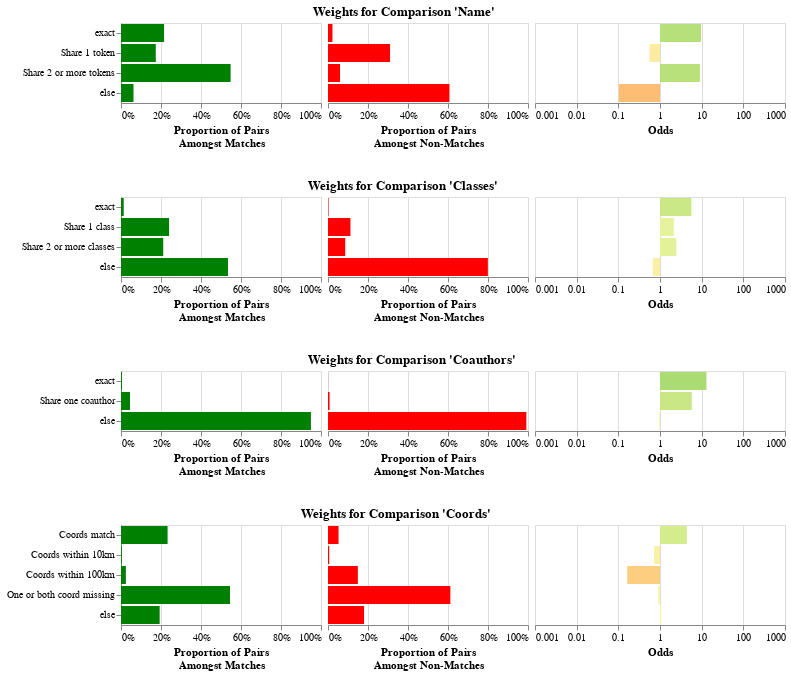

The code cell stored with this chart in its notebook:
### Markdown cell above
The result above is the blocked table, with a column added for every `Comparison`.
The value of each column is the level that the record pair matched at.
For example, there is now a "Name" column,
filled with values like "exact_name_cleaned", "exact_name_first3", etc.

Now that we have our features, we can use the Fellegi-Sunter model to train weights
for each of these features. This is a probabilistic model that is based on the concept
of odds. When you see an exact match on name, that increases the odds of a match
by some amount, maybe 50x. When you see a non-match on name, that decreases the odds
of a match by some amount, maybe 0.1x. We can either train this from labeled data,
or we can use unlabeled data using an algorithm called "Expectation Maximization".

### Code cell
from mismo.fs import train_comparisons  # noqa: E402

weights = train_comparisons(comparisons, featured, featured, max_pairs=10_000, seed=42)
# Can save and load weights
# weights.to_json("weights.json")
# weights = ComparisonWeights.from_json("weights.json")
weights.plot()

### Figure 1 — Vega-Lite specification as saved in the notebook (floating-point values rounded to 4 significant figures)
{"config": {"view": {"continuousWidth": 300, "continuousHeight": 300}}, "vconcat": [{"hconcat": [{"data": {"name": "data-67633b34ec5baa9b16544aa3c29f2efc"}, "mark": {"type": "bar"}, "encoding": {"color": {"value": "green"}, "tooltip": [{"field": "level", "title": "Level", "type": "nominal"}, {"field": "m", "format": "%", "title": "Proportion Amongst Matching Pairs", "type": "quantitative"}, {"field": "u", "format": "%", "title": "Proportion Amongst Non-Matching Pairs", "type": "quantitative"}, {"field": "odds", "format": "f", "title": "Odds", "type": "quantitative"}, {"field": "explanation", "title": "Explanation", "type": "nominal"}], "x": {"axis": {"format": "%"}, "field": "m", "scale": {"domain": [0, 1]}, "title": ["Proportion of Pairs", "Amongst Matches"], "type": "quantitative"}, "y": {"axis": {}, "field": "level", "sort": {"field": "level_order"}, "title": null, "type": "nominal"}}, "name": "view_8", "width": 200}, {"data": {"name": "data-67633b34ec5baa9b16544aa3c29f2efc"}, "mark": {"type": "bar"}, "encoding": {"color": {"value": "red"}, "tooltip": [{"field": "level", "title": "Level", "type": "nominal"}, {"field": "m", "format": "%", "title": "Proportion Amongst Matching Pairs", "type": "quantitative"}, {"field": "u", "format": "%", "title": "Proportion Amongst Non-Matching Pairs", "type": "quantitative"}, {"field": "odds", "format": "f", "title": "Odds", "type": "quantitative"}, {"field": "explanation", "title": "Explanation", "type": "nominal"}], "x": {"axis": {"format": "%"}, "field": "u", "scale": {"domain": [0, 1]}, "title": ["Proportion of Pairs", "Amongst Non-Matches"], "type": "quantitative"}, "y": {"axis": null, "field": "level", "sort": {"field": "level_order"}, "title": null, "type": "nominal"}}, "name": "view_9", "width": 200}, {"data": {"name": "data-67633b34ec5baa9b16544aa3c29f2efc"}, "mark": {"type": "bar"}, "encoding": {"color": {"field": "log_odds", "legend": null, "scale": {"domainMax": 3, "domainMid": 0, "domainMin": -3, "scheme": "redyellowgreen"}, "title": "Log Odds", "type": "quantitative"}, "tooltip": [{"field": "level", "title": "Level", "type": "nominal"}, {"field": "m", "format": "%", "title": "Proportion Amongst Matching Pairs", "type": "quantitative"}, {"field": "u", "format": "%", "title": "Proportion Amongst Non-Matching Pairs", "type": "quantitative"}, {"field": "odds", "format": "f", "title": "Odds", "type": "quantitative"}, {"field": "explanation", "title": "Explanation", "type": "nominal"}], "x": {"axis": {"labelExpr": "pow(10,datum.value)"}, "field": "log_odds", "scale": {"domain": [-3, 3]}, "title": "Odds", "type": "quantitative"}, "y": {"axis": null, "field": "level", "sort": {"field": "level_order"}, "title": null, "type": "nominal"}}, "name": "view_10", "width": 250}], "spacing": 5, "title": {"text": "Weights for Comparison 'Name'", "anchor": "middle"}}, {"hconcat": [{"data": {"name": "data-e0a94092304934011daa0875489ed2f8"}, "mark": {"type": "bar"}, "encoding": {"color": {"value": "green"}, "tooltip": [{"field": "level", "title": "Level", "type": "nominal"}, {"field": "m", "format": "%", "title": "Proportion Amongst Matching Pairs", "type": "quantitative"}, {"field": "u", "format": "%", "title": "Proportion Amongst Non-Matching Pairs", "type": "quantitative"}, {"field": "odds", "format": "f", "title": "Odds", "type": "quantitative"}, {"field": "explanation", "title": "Explanation", "type": "nominal"}], "x": {"axis": {"format": "%"}, "field": "m", "scale": {"domain": [0, 1]}, "title": ["Proportion of Pairs", "Amongst Matches"], "type": "quantitative"}, "y": {"axis": {}, "field": "level", "sort": {"field": "level_order"}, "title": null, "type": "nominal"}}, "name": "view_11", "width": 200}, {"data": {"name": "data-e0a94092304934011daa0875489ed2f8"}, "mark": {"type": "bar"}, "encoding": {"color": {"value": "red"}, "tooltip": [{"field": "level", "title": "Level", "type": "nominal"}, {"field": "m", "format": "%", "title": "Proportion Amongst Matching Pairs", "type": "quantitative"}, {"field": "u", "format": "%", "title": "Proportion Amongst Non-Matching Pairs", "type": "quantitative"}, {"field": "odds", "format": "f", "title": "Odds", "type": "quantitative"}, {"field": "explanation", "title": "Explanation", "type": "nominal"}], "x": {"axis": {"format": "%"}, "field": "u", "scale": {"domain": [0, 1]}, "title": ["Proportion of Pairs", "Amongst Non-Matches"], "type": "quantitative"}, "y": {"axis": null, "field": "level", "sort": {"field": "level_order"}, "title": null, "type": "nominal"}}, "name": "view_12", "width": 200}, {"data": {"name": "data-e0a94092304934011daa0875489ed2f8"}, "mark": {"type": "bar"}, "encoding": {"color": {"field": "log_odds", "legend": null, "scale": {"domainMax": 3, "domainMid": 0, "domainMin": -3, "scheme": "redyellowgreen"}, "title": "Log Odds", "type": "quantitative"}, "tooltip": [{"field": "level", "title": "Level", "type": "nominal"}, {"field": "m", "format": "%", "title": "Proportion Amongst Matching Pairs", "type": "quantitative"}, {"field": "u", "format": "%", "title": "Proportion Amongst Non-Matching Pairs", "type": "quantitative"}, {"field": "odds", "format": "f", "title": "Odds", "type": "quantitative"}, {"field": "explanation", "title": "Explanation", "type": "nominal"}], "x": {"axis": {"labelExpr": "pow(10,datum.value)"}, "field": "log_odds", "scale": {"domain": [-3, 3]}, "title": "Odds", "type": "quantitative"}, "y": {"axis": null, "field": "level", "sort": {"field": "level_order"}, "title": null, "type": "nominal"}}, "name": "view_13", "width": 250}], "spacing": 5, "title": {"text": "Weights for Comparison 'Classes'", "anchor": "middle"}}, {"hconcat": [{"data": {"name": "data-843fbf7a63b5abaa123ff6384667f54b"}, "mark": {"type": "bar"}, "encoding": {"color": {"value": "green"}, "tooltip": [{"field": "level", "title": "Level", "type": "nominal"}, {"field": "m", "format": "%", "title": "Proportion Amongst Matching Pairs", "type": "quantitative"}, {"field": "u", "format": "%", "title": "Proportion Amongst Non-Matching Pairs", "type": "quantitative"}, {"field": "odds", "format": "f", "title": "Odds", "type": "quantitative"}, {"field": "explanation", "title": "Explanation", "type": "nominal"}], "x": {"axis": {"format": "%"}, "field": "m", "scale": {"domain": [0, 1]}, "title": ["Proportion of Pairs", "Amongst Matches"], "type": "quantitative"}, "y": {"axis": {}, "field": "level", "sort": {"field": "level_order"}, "title": null, "type": "nominal"}}, "name": "view_14", "width": 200}, {"data": {"name": "data-843fbf7a63b5abaa123ff6384667f54b"}, "mark": {"type": "bar"}, "encoding": {"color": {"value": "red"}, "tooltip": [{"field": "level", "title": "Level", "type": "nominal"}, {"field": "m", "format": "%", "title": "Proportion Amongst Matching Pairs", "type": "quantitative"}, {"field": "u", "format": "%", "title": "Proportion Amongst Non-Matching Pairs", "type": "quantitative"}, {"field": "odds", "format": "f", "title": "Odds", "type": "quantitative"}, {"field": "explanation", "title": "Explanation", "type": "nominal"}], "x": {"axis": {"format": "%"}, "field": "u", "scale": {"domain": [0, 1]}, "title": ["Proportion of Pairs", "Amongst Non-Matches"], "type": "quantitative"}, "y": {"axis": null, "field": "level", "sort": {"field": "level_order"}, "title": null, "type": "nominal"}}, "name": "view_15", "width": 200}, {"data": {"name": "data-843fbf7a63b5abaa123ff6384667f54b"}, "mark": {"type": "bar"}, "encoding": {"color": {"field": "log_odds", "legend": null, "scale": {"domainMax": 3, "domainMid": 0, "domainMin": -3, "scheme": "redyellowgreen"}, "title": "Log Odds", "type": "quantitative"}, "tooltip": [{"field": "level", "title": "Level", "type": "nominal"}, {"field": "m", "format": "%", "title": "Proportion Amongst Matching Pairs", "type": "quantitative"}, {"field": "u", "format": "%", "title": "Proportion Amongst Non-Matching Pairs", "type": "quantitative"}, {"field": "odds", "format": "f", "title": "Odds", "type": "quantitative"}, {"field": "explanation", "title": "Explanation", "type": "nominal"}], "x": {"axis": {"labelExpr": "pow(10,datum.value)"}, "field": "log_odds", "scale": {"domain": [-3, 3]}, "title": "Odds", "type": "quantitative"}, "y": {"axis": null, "field": "level", "sort": {"field": "level_order"}, "title": null, "type": "nominal"}}, "name": "view_16", "width": 250}], "spacing": 5, "title": {"text": "Weights for Comparison 'Coauthors'", "anchor": "middle"}}, {"hconcat": [{"data": {"name": "data-460e972f5bbeb3b2d474856afafaffad"}, "mark": {"type": "bar"}, "encoding": {"color": {"value": "green"}, "tooltip": [{"field": "level", "title": "Level", "type": "nominal"}, {"field": "m", "format": "%", "title": "Proportion Amongst Matching Pairs", "type": "quantitative"}, {"field": "u", "format": "%", "title": "Proportion Amongst Non-Matching Pairs", "type": "quantitative"}, {"field": "odds", "format": "f", "title": "Odds", "type": "quantitative"}, {"field": "explanation", "title": "Explanation", "type": "nominal"}], "x": {"axis": {"format": "%"}, "field": "m", "scale": {"domain": [0, 1]}, "title": ["Proportion of Pairs", "Amongst Matches"], "type": "quantitative"}, "y": {"axis": {}, "field": "level", "sort": {"field": "level_order"}, "title": null, "type": "nominal"}}, "name": "view_17", "width": 200}, {"data": {"name": "data-460e972f5bbeb3b2d474856afafaffad"}, "mark": {"type": "bar"}, "encoding": {"color": {"value": "red"}, "tooltip": [{"field": "level", "title": "Level", "type": "nominal"}, {"field": "m", "format": "%", "title": "Proportion Amongst Matching Pairs", "type": "quantitative"}, {"field": "u", "format": "%", "title": "Proportion Amongst Non-Matching Pairs", "type": "quantitative"}, {"field": "odds", "format": "f", "title": "Odds", "type": "quantitative"}, {"field": "explanation", "title": "Explanation", "type": "nominal"}], "x": {"axis": {"format": "%"}, "field": "u", "scale": {"domain": [0, 1]}, "title": ["Proportion of Pairs", "Amongst Non-Matches"], "type": "quantitative"}, "y": {"axis": null, "field": "level", "sort": {"field": "level_order"}, "title": null, "type": "nominal"}}, "name": "view_18", "width": 200}, {"data": {"name": "data-460e972f5bbeb3b2d474856afafaffad"}, "mark": {"type": "bar"}, "encoding": {"color": {"field": "log_odds", "legend": null, "scale": {"domainMax": 3, "domainMid": 0, "domainMin": -3, "scheme": "redyellowgreen"}, "title": "Log Odds", "type": "quantitative"}, "tooltip": [{"field": "level", "title": "Level", "type": "nominal"}, {"field": "m", "format": "%", "title": "Proportion Amongst Matching Pairs", "type": "quantitative"}, {"field": "u", "format": "%", "title": "Proportion Amongst Non-Matching Pairs", "type": "quantitative"}, {"field": "odds", "format": "f", "title": "Odds", "type": "quantitative"}, {"field": "explanation", "title": "Explanation", "type": "nominal"}], "x": {"axis": {"labelExpr": "pow(10,datum.value)"}, "field": "log_odds", "scale": {"domain": [-3, 3]}, "title": "Odds", "type": "quantitative"}, "y": {"axis": null, "field": "level", "sort": {"field": "level_order"}, "title": null, "type": "nominal"}}, "name": "view_19", "width": 250}], "spacing": 5, "title": {"text": "Weights for Comparison 'Coords'", "anchor": "middle"}}], "params": [{"name": "param_8", "select": {"type": "interval", "encodings": ["x", "y"]}, "bind": "scales", "views": ["view_8", "view_9", "view_10", "view_11", "view_12", "view_13", "view_14", "view_15", "view_16", "view_17", "view_18", "view_19"]}], "spacing": 30, "$schema": "https://vega.github.io/schema/vega-lite/v5.15.1.json", "datasets": {"data-67633b34ec5baa9b16544aa3c29f2efc": [{"level": "exact", "m": 0.2154, "u": 0.0223, "odds": 9.659, "log_odds": 0.9849, "level_order": 0, "explanation": "Seeing this level makes the odds of a match 9.659 times more likely"}, {"level": "Share 1 token", "m": 0.174, "u": 0.3102, "odds": 0.5609, "log_odds": -0.2511, "level_order": 1, "explanation": "Seeing this level makes the odds of a match 1.783 times less likely"}, {"level": "Share 2 or more tokens", "m": 0.5481, "u": 0.0602, "odds": 9.105, "log_odds": 0.9593, "level_order": 2, "explanation": "Seeing this level makes the odds of a match 9.105 times more likely"}, {"level": "else", "m": 0.0625, "u": 0.6073, "odds": 0.1029, "log_odds": -0.9875, "level_order": 3, "explanation": "Seeing this level makes the odds of a match 9.717 times less likely"}], "data-e0a94092304934011daa0875489ed2f8": [{"level": "exact", "m": 0.0136, "u": 0.0024, "odds": 5.667, "log_odds": 0.7533, "level_order": 0, "explanation": "Seeing this level makes the odds of a match 5.667 times more likely"}, {"level": "Share 1 class", "m": 0.2403, "u": 0.1122, "odds": 2.142, "log_odds": 0.3308, "level_order": 1, "explanation": "Seeing this level makes the odds of a match 2.142 times more likely"}, {"level": "Share 2 or more classes", "m": 0.2112, "u": 0.0861, "odds": 2.453, "log_odds": 0.3897, "level_order": 2, "explanation": "Seeing this level makes the odds of a match 2.453 times more likely"}, {"level": "else", "m": 0.5349, "u": 0.7993, "odds": 0.6692, "log_odds": -0.1744, "level_order": 3, "explanation": "Seeing this level makes the odds of a match 1.494 times less likely"}], "data-843fbf7a63b5abaa123ff6384667f54b": [{"level": "exact", "m": 0.0052, "u": 0.0004, "odds": 13.0, "log_odds": 1.114, "level_order": 0, "explanation": "Seeing this level makes the odds of a match 13.000 times more likely"}, {"level": "Share one coauthor", "m": 0.0451, "u": 0.0078, "odds": 5.782, "log_odds": 0.7621, "level_order": 1, "explanation": "Seeing this level makes the odds of a match 5.782 times more likely"}, {"level": "else", "m": 0.9497, "u": 0.9918, "odds": 0.9576, "log_odds": -0.01884, "level_order": 2, "explanation": "Seeing this level makes the odds of a match 1.044 times less likely"}], "data-460e972f5bbeb3b2d474856afafaffad": [{"level": "Coords match", "m": 0.233, "u": 0.0527, "odds": 4.421, "log_odds": 0.6455, "level_order": 0, "explanation": "Seeing this level makes the odds of a match 4.421 times more likely"}, {"level": "Coords within 10km", "m": 0.0043, "u": 0.006, "odds": 0.7167, "log_odds": -0.1447, "level_order": 1, "explanation": "Seeing this level makes the odds of a match 1.395 times less likely"}, {"level": "Coords within 100km", "m": 0.0244, "u": 0.1492, "odds": 0.1635, "log_odds": -0.7864, "level_order": 2, "explanation": "Seeing this level makes the odds of a match 6.115 times less likely"}, {"level": "One or both coord missing", "m": 0.545, "u": 0.6118, "odds": 0.8908, "log_odds": -0.05021, "level_order": 3, "explanation": "Seeing this level makes the odds of a match 1.123 times less likely"}, {"level": "else", "m": 0.1933, "u": 0.1803, "odds": 1.072, "log_odds": 0.03024, "level_order": 4, "explanation": "Seeing this level makes the odds of a match 1.072 times more likely"}]}}
